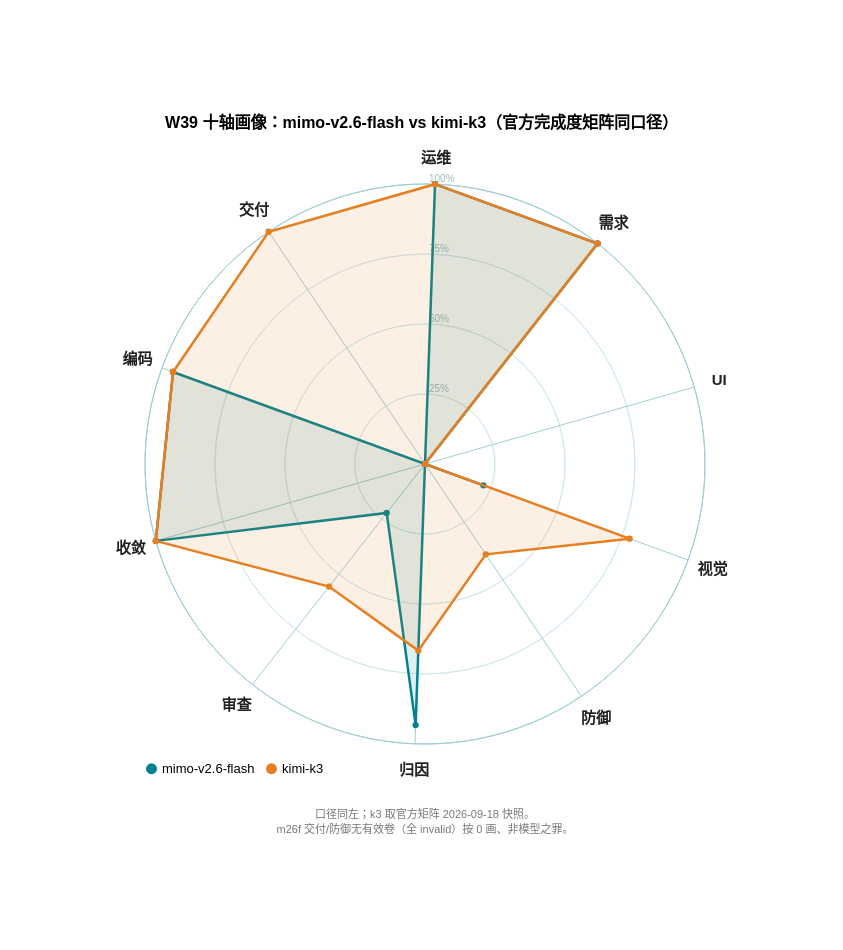

Source (Vega-Lite JSON):
### Vega specification from a JSON file in a GitHub repository (floating-point values rounded to 4 significant figures)
{"$schema": "https://vega.github.io/schema/vega/v5.json", "width": 560, "height": 560, "padding": 115, "title": {"text": "W39 十轴画像：mimo-v2.6-flash vs kimi-k3（官方完成度矩阵同口径）", "fontSize": 16, "anchor": "middle", "offset": 20}, "signals": [{"name": "radius", "update": "width / 2"}], "data": [{"name": "table", "values": [{"key": "编码", "category": "mimo-v2.6-flash", "value": 0.958}, {"key": "交付", "category": "mimo-v2.6-flash", "value": 0.0}, {"key": "运维", "category": "mimo-v2.6-flash", "value": 1.0}, {"key": "需求", "category": "mimo-v2.6-flash", "value": 1.0}, {"key": "UI", "category": "mimo-v2.6-flash", "value": 0.0}, {"key": "视觉", "category": "mimo-v2.6-flash", "value": 0.222}, {"key": "防御", "category": "mimo-v2.6-flash", "value": 0.0}, {"key": "归因", "category": "mimo-v2.6-flash", "value": 0.933}, {"key": "审查", "category": "mimo-v2.6-flash", "value": 0.222}, {"key": "收敛", "category": "mimo-v2.6-flash", "value": 1.0}, {"key": "编码", "category": "mimo-v2.6-flash", "value": 0.958, "close": true}, {"key": "编码", "category": "kimi-k3", "value": 0.958}, {"key": "交付", "category": "kimi-k3", "value": 1.0}, {"key": "运维", "category": "kimi-k3", "value": 1.0}, {"key": "需求", "category": "kimi-k3", "value": 1.0}, {"key": "UI", "category": "kimi-k3", "value": 0.0}, {"key": "视觉", "category": "kimi-k3", "value": 0.778}, {"key": "防御", "category": "kimi-k3", "value": 0.389}, {"key": "归因", "category": "kimi-k3", "value": 0.667}, {"key": "审查", "category": "kimi-k3", "value": 0.556}, {"key": "收敛", "category": "kimi-k3", "value": 1.0}, {"key": "编码", "category": "kimi-k3", "value": 0.958, "close": true}]}, {"name": "keys", "values": ["编码", "交付", "运维", "需求", "UI", "视觉", "防御", "归因", "审查", "收敛"]}, {"name": "ticks", "values": [{"f": 0.25}, {"f": 0.5}, {"f": 0.75}, {"f": 1.0}]}], "scales": [{"name": "angular", "type": "point", "domain": {"data": "keys", "field": "data"}, "range": {"signal": "[-PI + 0.35, PI + 0.35 - 2 * PI / 10]"}}, {"name": "radial", "type": "linear", "domain": [0, 1], "range": {"signal": "[0, radius]"}, "zero": true, "nice": false}, {"name": "color", "type": "ordinal", "domain": ["mimo-v2.6-flash", "kimi-k3"], "range": ["#00838F", "#E67E22"]}], "legends": [{"fill": "color", "orient": "bottom", "direction": "horizontal", "title": null, "labelFontSize": 13, "symbolSize": 120, "labelLimit": 0}], "marks": [{"type": "arc", "encode": {"enter": {"x": {"signal": "0.5 * width"}, "y": {"signal": "0.5 * height"}, "startAngle": {"value": 0}, "endAngle": {"signal": "2 * PI"}, "innerRadius": {"signal": "0.25 * radius"}, "outerRadius": {"signal": "0.25 * radius"}, "stroke": {"value": "#cfe8ec"}, "strokeWidth": {"value": 1}}}}, {"type": "arc", "encode": {"enter": {"x": {"signal": "0.5 * width"}, "y": {"signal": "0.5 * height"}, "startAngle": {"value": 0}, "endAngle": {"signal": "2 * PI"}, "innerRadius": {"signal": "0.5 * radius"}, "outerRadius": {"signal": "0.5 * radius"}, "stroke": {"value": "#cfe8ec"}, "strokeWidth": {"value": 1}}}}, {"type": "arc", "encode": {"enter": {"x": {"signal": "0.5 * width"}, "y": {"signal": "0.5 * height"}, "startAngle": {"value": 0}, "endAngle": {"signal": "2 * PI"}, "innerRadius": {"signal": "0.75 * radius"}, "outerRadius": {"signal": "0.75 * radius"}, "stroke": {"value": "#cfe8ec"}, "strokeWidth": {"value": 1}}}}, {"type": "arc", "encode": {"enter": {"x": {"signal": "0.5 * width"}, "y": {"signal": "0.5 * height"}, "startAngle": {"value": 0}, "endAngle": {"signal": "2 * PI"}, "innerRadius": {"signal": "1.0 * radius"}, "outerRadius": {"signal": "1.0 * radius"}, "stroke": {"value": "#9fcdd4"}, "strokeWidth": {"value": 1}}}}, {"type": "text", "encode": {"enter": {"x": {"signal": "0.5 * width + 4"}, "y": {"signal": "0.5 * height - datum.f * radius"}, "text": {"signal": "format(datum.f, '.0%')"}, "fontSize": {"value": 10}, "fill": {"value": "#9ab8bd"}, "align": {"value": "left"}, "baseline": {"value": "bottom"}}}, "from": {"data": "ticks"}}, {"type": "rule", "from": {"data": "keys"}, "encode": {"enter": {"x": {"signal": "0.5 * width"}, "y": {"signal": "0.5 * height"}, "x2": {"signal": "0.5 * width + radius * cos(scale('angular', datum.data))"}, "y2": {"signal": "0.5 * height + radius * sin(scale('angular', datum.data))"}, "stroke": {"value": "#9fcdd4"}, "strokeWidth": {"value": 1}}}}, {"type": "text", "from": {"data": "keys"}, "encode": {"enter": {"x": {"signal": "0.5 * width + (radius + 26) * cos(scale('angular', datum.data))"}, "y": {"signal": "0.5 * height + (radius + 26) * sin(scale('angular', datum.data))"}, "text": {"field": "data"}, "fontSize": {"value": 15}, "fontWeight": {"value": "bold"}, "align": {"value": "center"}, "baseline": {"value": "middle"}, "fill": {"value": "#222"}}}}, {"type": "group", "from": {"facet": {"name": "cats", "data": "table", "groupby": "category"}}, "marks": [{"type": "line", "from": {"data": "cats"}, "encode": {"enter": {"x": {"signal": "0.5 * width + scale('radial', datum.value) * cos(scale('angular', datum.key))"}, "y": {"signal": "0.5 * height + scale('radial', datum.value) * sin(scale('angular', datum.key))"}, "stroke": {"scale": "color", "field": {"parent": "category"}}, "strokeWidth": {"value": 2.5}, "fill": {"scale": "color", "field": {"parent": "category"}}, "fillOpacity": {"value": 0.12}}}}, {"type": "symbol", "from": {"data": "cats"}, "encode": {"enter": {"x": {"signal": "0.5 * width + scale('radial', datum.value) * cos(scale('angular', datum.key))"}, "y": {"signal": "0.5 * height + scale('radial', datum.value) * sin(scale('angular', datum.key))"}, "size": {"value": 40}, "fill": {"scale": "color", "field": {"parent": "category"}}}}}]}, {"type": "text", "encode": {"enter": {"x": {"signal": "0.5 * width"}, "y": {"signal": "height + 74"}, "text": {"value": ["口径同左；k3 取官方矩阵 2026-09-18 快照。", "m26f 交付/防御无有效卷（全 invalid）按 0 画、非模型之罪。"]}, "fontSize": {"value": 11}, "fill": {"value": "#777"}, "align": {"value": "center"}, "lineHeight": {"value": 15}}}}]}
